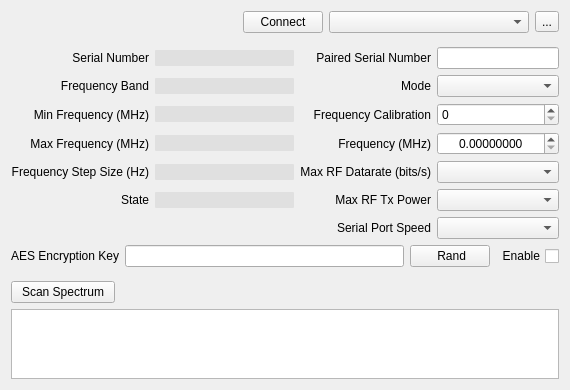
<?xml version="1.0" encoding="UTF-8"?>
<ui version="4.0">
 <class>PipXtremeWidget</class>
 <widget class="QWidget" name="PipXtremeWidget">
  <property name="geometry">
   <rect>
    <x>0</x>
    <y>0</y>
    <width>570</width>
    <height>381</height>
   </rect>
  </property>
  <property name="windowTitle">
   <string>Form</string>
  </property>
  <layout class="QVBoxLayout" name="verticalLayout">
   <item>
    <layout class="QHBoxLayout" name="horizontalLayout">
     <item>
      <spacer name="horizontalSpacer">
       <property name="orientation">
        <enum>Qt::Horizontal</enum>
       </property>
       <property name="sizeHint" stdset="0">
        <size>
         <width>40</width>
         <height>20</height>
        </size>
       </property>
      </spacer>
     </item>
     <item>
      <widget class="QPushButton" name="connectButton">
       <property name="enabled">
        <bool>true</bool>
       </property>
       <property name="mouseTracking">
        <bool>true</bool>
       </property>
       <property name="toolTip">
        <string>Tells the mainboard to go down
to bootloader mode.
(Only enabled if telemetry link is established, either
through serial or USB)</string>
       </property>
       <property name="text">
        <string> Connect </string>
       </property>
      </widget>
     </item>
     <item>
      <widget class="QComboBox" name="telemetryLink">
       <property name="minimumSize">
        <size>
         <width>200</width>
         <height>0</height>
        </size>
       </property>
       <property name="toolTip">
        <string>When telemetry is not connected, select the communication
method using this combo box.

You can use this to force a communication channel when doing
a &quot;Boot&quot; (button on the left). It is updated automatically when
halting a running board.</string>
       </property>
      </widget>
     </item>
     <item>
      <widget class="QToolButton" name="refreshPorts">
       <property name="toolTip">
        <string>Refresh the list of serial ports</string>
       </property>
       <property name="text">
        <string>...</string>
       </property>
      </widget>
     </item>
    </layout>
   </item>
   <item>
    <spacer name="verticalSpacer_2">
     <property name="orientation">
      <enum>Qt::Vertical</enum>
     </property>
     <property name="sizeType">
      <enum>QSizePolicy::Fixed</enum>
     </property>
     <property name="sizeHint" stdset="0">
      <size>
       <width>20</width>
       <height>8</height>
      </size>
     </property>
    </spacer>
   </item>
   <item>
    <layout class="QGridLayout" name="gridLayout">
     <item row="0" column="0">
      <widget class="QLabel" name="label_2">
       <property name="text">
        <string>Serial Number</string>
       </property>
       <property name="alignment">
        <set>Qt::AlignRight|Qt::AlignTrailing|Qt::AlignVCenter</set>
       </property>
      </widget>
     </item>
     <item row="0" column="1">
      <widget class="QLineEdit" name="lineEdit_SerialNumber">
       <property name="sizePolicy">
        <sizepolicy hsizetype="Preferred" vsizetype="Fixed">
         <horstretch>0</horstretch>
         <verstretch>0</verstretch>
        </sizepolicy>
       </property>
       <property name="maximumSize">
        <size>
         <width>16777215</width>
         <height>16777215</height>
        </size>
       </property>
       <property name="font">
        <font>
         <weight>75</weight>
         <italic>false</italic>
         <bold>true</bold>
        </font>
       </property>
       <property name="acceptDrops">
        <bool>false</bool>
       </property>
       <property name="styleSheet">
        <string notr="true">QLineEdit {
  border: none;
  border-radius: 1px;
  padding: 0 8px;
  background: rgba(0, 0, 0, 16);
/*  background: transparent; */
/*     selection-background-color: darkgray;*/
}</string>
       </property>
       <property name="frame">
        <bool>true</bool>
       </property>
       <property name="alignment">
        <set>Qt::AlignLeading|Qt::AlignLeft|Qt::AlignVCenter</set>
       </property>
       <property name="readOnly">
        <bool>true</bool>
       </property>
      </widget>
     </item>
     <item row="0" column="2">
      <widget class="QLabel" name="label">
       <property name="text">
        <string>Paired Serial Number</string>
       </property>
       <property name="alignment">
        <set>Qt::AlignRight|Qt::AlignTrailing|Qt::AlignVCenter</set>
       </property>
      </widget>
     </item>
     <item row="0" column="3">
      <widget class="QLineEdit" name="lineEdit_PairedSerialNumber">
       <property name="sizePolicy">
        <sizepolicy hsizetype="Preferred" vsizetype="Fixed">
         <horstretch>0</horstretch>
         <verstretch>0</verstretch>
        </sizepolicy>
       </property>
       <property name="maximumSize">
        <size>
         <width>16777215</width>
         <height>16777215</height>
        </size>
       </property>
       <property name="styleSheet">
        <string notr="true"/>
       </property>
       <property name="alignment">
        <set>Qt::AlignCenter</set>
       </property>
      </widget>
     </item>
     <item row="1" column="0">
      <widget class="QLabel" name="label_10">
       <property name="text">
        <string>Frequency Band</string>
       </property>
       <property name="alignment">
        <set>Qt::AlignRight|Qt::AlignTrailing|Qt::AlignVCenter</set>
       </property>
      </widget>
     </item>
     <item row="1" column="1">
      <widget class="QLineEdit" name="lineEdit_FrequencyBand">
       <property name="sizePolicy">
        <sizepolicy hsizetype="Preferred" vsizetype="Fixed">
         <horstretch>0</horstretch>
         <verstretch>0</verstretch>
        </sizepolicy>
       </property>
       <property name="maximumSize">
        <size>
         <width>16777215</width>
         <height>16777215</height>
        </size>
       </property>
       <property name="font">
        <font>
         <weight>75</weight>
         <bold>true</bold>
        </font>
       </property>
       <property name="styleSheet">
        <string notr="true">QLineEdit {
  border: none;
  border-radius: 1px;
  padding: 0 8px;
  background: rgba(0, 0, 0, 16);
/*  background: transparent; */
/*     selection-background-color: darkgray;*/
}</string>
       </property>
       <property name="alignment">
        <set>Qt::AlignLeading|Qt::AlignLeft|Qt::AlignVCenter</set>
       </property>
       <property name="readOnly">
        <bool>true</bool>
       </property>
      </widget>
     </item>
     <item row="2" column="0">
      <widget class="QLabel" name="label_3">
       <property name="text">
        <string>Min Frequency (MHz)</string>
       </property>
       <property name="alignment">
        <set>Qt::AlignRight|Qt::AlignTrailing|Qt::AlignVCenter</set>
       </property>
      </widget>
     </item>
     <item row="2" column="1">
      <widget class="QLineEdit" name="lineEdit_MinFrequency">
       <property name="sizePolicy">
        <sizepolicy hsizetype="Preferred" vsizetype="Fixed">
         <horstretch>0</horstretch>
         <verstretch>0</verstretch>
        </sizepolicy>
       </property>
       <property name="maximumSize">
        <size>
         <width>16777215</width>
         <height>16777215</height>
        </size>
       </property>
       <property name="font">
        <font>
         <weight>75</weight>
         <bold>true</bold>
        </font>
       </property>
       <property name="styleSheet">
        <string notr="true">QLineEdit {
  border: none;
  border-radius: 1px;
  padding: 0 8px;
  background: rgba(0, 0, 0, 16);
/*  background: transparent; */
/*     selection-background-color: darkgray;*/
}</string>
       </property>
       <property name="alignment">
        <set>Qt::AlignLeading|Qt::AlignLeft|Qt::AlignVCenter</set>
       </property>
       <property name="readOnly">
        <bool>true</bool>
       </property>
      </widget>
     </item>
     <item row="3" column="0">
      <widget class="QLabel" name="label_4">
       <property name="text">
        <string>Max Frequency (MHz)</string>
       </property>
       <property name="alignment">
        <set>Qt::AlignRight|Qt::AlignTrailing|Qt::AlignVCenter</set>
       </property>
      </widget>
     </item>
     <item row="3" column="1">
      <widget class="QLineEdit" name="lineEdit_MaxFrequency">
       <property name="sizePolicy">
        <sizepolicy hsizetype="Preferred" vsizetype="Fixed">
         <horstretch>0</horstretch>
         <verstretch>0</verstretch>
        </sizepolicy>
       </property>
       <property name="maximumSize">
        <size>
         <width>16777215</width>
         <height>16777215</height>
        </size>
       </property>
       <property name="font">
        <font>
         <weight>75</weight>
         <bold>true</bold>
        </font>
       </property>
       <property name="styleSheet">
        <string notr="true">QLineEdit {
  border: none;
  border-radius: 1px;
  padding: 0 8px;
  background: rgba(0, 0, 0, 16);
/*  background: transparent; */
/*     selection-background-color: darkgray;*/
}</string>
       </property>
       <property name="alignment">
        <set>Qt::AlignLeading|Qt::AlignLeft|Qt::AlignVCenter</set>
       </property>
       <property name="readOnly">
        <bool>true</bool>
       </property>
      </widget>
     </item>
     <item row="4" column="0">
      <widget class="QLabel" name="label_12">
       <property name="text">
        <string>Frequency Step Size (Hz)</string>
       </property>
       <property name="alignment">
        <set>Qt::AlignRight|Qt::AlignTrailing|Qt::AlignVCenter</set>
       </property>
      </widget>
     </item>
     <item row="4" column="1">
      <widget class="QLineEdit" name="lineEdit_FrequencyStepSize">
       <property name="sizePolicy">
        <sizepolicy hsizetype="Preferred" vsizetype="Fixed">
         <horstretch>0</horstretch>
         <verstretch>0</verstretch>
        </sizepolicy>
       </property>
       <property name="maximumSize">
        <size>
         <width>16777215</width>
         <height>16777215</height>
        </size>
       </property>
       <property name="font">
        <font>
         <weight>75</weight>
         <bold>true</bold>
        </font>
       </property>
       <property name="styleSheet">
        <string notr="true">QLineEdit {
  border: none;
  border-radius: 1px;
  padding: 0 8px;
  background: rgba(0, 0, 0, 16);
/*  background: transparent; */
/*     selection-background-color: darkgray;*/
}</string>
       </property>
       <property name="alignment">
        <set>Qt::AlignLeading|Qt::AlignLeft|Qt::AlignVCenter</set>
       </property>
       <property name="readOnly">
        <bool>true</bool>
       </property>
      </widget>
     </item>
     <item row="5" column="0">
      <widget class="QLabel" name="label_11">
       <property name="text">
        <string>State</string>
       </property>
       <property name="alignment">
        <set>Qt::AlignRight|Qt::AlignTrailing|Qt::AlignVCenter</set>
       </property>
      </widget>
     </item>
     <item row="5" column="1">
      <widget class="QLineEdit" name="lineEdit_State">
       <property name="sizePolicy">
        <sizepolicy hsizetype="Preferred" vsizetype="Fixed">
         <horstretch>0</horstretch>
         <verstretch>0</verstretch>
        </sizepolicy>
       </property>
       <property name="maximumSize">
        <size>
         <width>16777215</width>
         <height>16777215</height>
        </size>
       </property>
       <property name="font">
        <font>
         <weight>75</weight>
         <bold>true</bold>
        </font>
       </property>
       <property name="styleSheet">
        <string notr="true">QLineEdit {
  border: none;
  border-radius: 1px;
  padding: 0 8px;
  background: rgba(0, 0, 0, 16);
/*  background: transparent; */
/*     selection-background-color: darkgray;*/
}</string>
       </property>
       <property name="alignment">
        <set>Qt::AlignLeading|Qt::AlignLeft|Qt::AlignVCenter</set>
       </property>
       <property name="readOnly">
        <bool>true</bool>
       </property>
      </widget>
     </item>
     <item row="6" column="3">
      <widget class="QComboBox" name="comboBox_SerialPortSpeed">
       <property name="maximumSize">
        <size>
         <width>16777215</width>
         <height>16777215</height>
        </size>
       </property>
      </widget>
     </item>
     <item row="5" column="3">
      <widget class="QComboBox" name="comboBox_MaxRFTxPower">
       <property name="maximumSize">
        <size>
         <width>16777215</width>
         <height>16777215</height>
        </size>
       </property>
       <property name="layoutDirection">
        <enum>Qt::LeftToRight</enum>
       </property>
       <property name="modelColumn">
        <number>0</number>
       </property>
      </widget>
     </item>
     <item row="4" column="3">
      <widget class="QComboBox" name="comboBox_MaxRFBandwidth">
       <property name="maximumSize">
        <size>
         <width>16777215</width>
         <height>16777215</height>
        </size>
       </property>
      </widget>
     </item>
     <item row="3" column="3">
      <widget class="QDoubleSpinBox" name="doubleSpinBox_Frequency">
       <property name="sizePolicy">
        <sizepolicy hsizetype="Preferred" vsizetype="Fixed">
         <horstretch>0</horstretch>
         <verstretch>0</verstretch>
        </sizepolicy>
       </property>
       <property name="maximumSize">
        <size>
         <width>16777215</width>
         <height>16777215</height>
        </size>
       </property>
       <property name="alignment">
        <set>Qt::AlignCenter</set>
       </property>
       <property name="accelerated">
        <bool>true</bool>
       </property>
       <property name="decimals">
        <number>8</number>
       </property>
       <property name="minimum">
        <double>0.000000000000000</double>
       </property>
       <property name="maximum">
        <double>1000.000000000000000</double>
       </property>
       <property name="singleStep">
        <double>0.000001000000000</double>
       </property>
      </widget>
     </item>
     <item row="2" column="3">
      <widget class="QSpinBox" name="spinBox_FrequencyCalibration">
       <property name="sizePolicy">
        <sizepolicy hsizetype="Preferred" vsizetype="Fixed">
         <horstretch>0</horstretch>
         <verstretch>0</verstretch>
        </sizepolicy>
       </property>
       <property name="maximumSize">
        <size>
         <width>16777215</width>
         <height>16777215</height>
        </size>
       </property>
       <property name="accelerated">
        <bool>true</bool>
       </property>
       <property name="maximum">
        <number>255</number>
       </property>
      </widget>
     </item>
     <item row="6" column="2">
      <widget class="QLabel" name="label_8">
       <property name="text">
        <string>Serial Port Speed</string>
       </property>
       <property name="alignment">
        <set>Qt::AlignRight|Qt::AlignTrailing|Qt::AlignVCenter</set>
       </property>
      </widget>
     </item>
     <item row="5" column="2">
      <widget class="QLabel" name="label_7">
       <property name="text">
        <string>Max RF Tx Power</string>
       </property>
       <property name="alignment">
        <set>Qt::AlignRight|Qt::AlignTrailing|Qt::AlignVCenter</set>
       </property>
      </widget>
     </item>
     <item row="4" column="2">
      <widget class="QLabel" name="label_6">
       <property name="text">
        <string>Max RF Datarate (bits/s)</string>
       </property>
       <property name="alignment">
        <set>Qt::AlignRight|Qt::AlignTrailing|Qt::AlignVCenter</set>
       </property>
      </widget>
     </item>
     <item row="3" column="2">
      <widget class="QLabel" name="label_5">
       <property name="text">
        <string>Frequency (MHz)</string>
       </property>
       <property name="alignment">
        <set>Qt::AlignRight|Qt::AlignTrailing|Qt::AlignVCenter</set>
       </property>
      </widget>
     </item>
     <item row="2" column="2">
      <widget class="QLabel" name="label_13">
       <property name="text">
        <string>Frequency Calibration</string>
       </property>
       <property name="alignment">
        <set>Qt::AlignRight|Qt::AlignTrailing|Qt::AlignVCenter</set>
       </property>
      </widget>
     </item>
     <item row="1" column="2">
      <widget class="QLabel" name="label_14">
       <property name="text">
        <string>Mode</string>
       </property>
       <property name="alignment">
        <set>Qt::AlignRight|Qt::AlignTrailing|Qt::AlignVCenter</set>
       </property>
      </widget>
     </item>
     <item row="1" column="3">
      <widget class="QComboBox" name="comboBox_Mode">
       <property name="maximumSize">
        <size>
         <width>16777215</width>
         <height>16777215</height>
        </size>
       </property>
      </widget>
     </item>
    </layout>
   </item>
   <item>
    <layout class="QHBoxLayout" name="horizontalLayout_10">
     <item>
      <widget class="QLabel" name="label_9">
       <property name="text">
        <string>AES Encryption Key</string>
       </property>
       <property name="alignment">
        <set>Qt::AlignRight|Qt::AlignTrailing|Qt::AlignVCenter</set>
       </property>
      </widget>
     </item>
     <item>
      <widget class="QLineEdit" name="lineEdit_AESKey">
       <property name="toolTip">
        <string>The AES encryption key</string>
       </property>
       <property name="styleSheet">
        <string notr="true"/>
       </property>
       <property name="frame">
        <bool>true</bool>
       </property>
       <property name="alignment">
        <set>Qt::AlignCenter</set>
       </property>
      </widget>
     </item>
     <item>
      <widget class="QPushButton" name="pushButton_AESKeyRandom">
       <property name="sizePolicy">
        <sizepolicy hsizetype="Fixed" vsizetype="Fixed">
         <horstretch>0</horstretch>
         <verstretch>0</verstretch>
        </sizepolicy>
       </property>
       <property name="toolTip">
        <string>Radomise the AES encryption key</string>
       </property>
       <property name="text">
        <string> Rand</string>
       </property>
      </widget>
     </item>
     <item>
      <widget class="QCheckBox" name="checkBox_AESEnable">
       <property name="layoutDirection">
        <enum>Qt::RightToLeft</enum>
       </property>
       <property name="text">
        <string>Enable</string>
       </property>
      </widget>
     </item>
    </layout>
   </item>
   <item>
    <spacer name="verticalSpacer_3">
     <property name="orientation">
      <enum>Qt::Vertical</enum>
     </property>
     <property name="sizeType">
      <enum>QSizePolicy::Fixed</enum>
     </property>
     <property name="sizeHint" stdset="0">
      <size>
       <width>20</width>
       <height>8</height>
      </size>
     </property>
    </spacer>
   </item>
   <item>
    <layout class="QHBoxLayout" name="horizontalLayout_11">
     <item>
      <widget class="QPushButton" name="pushButton_ScanSpectrum">
       <property name="toolTip">
        <string>Scan whole band</string>
       </property>
       <property name="text">
        <string>  Scan Spectrum  </string>
       </property>
      </widget>
     </item>
     <item>
      <spacer name="horizontalSpacer_8">
       <property name="orientation">
        <enum>Qt::Horizontal</enum>
       </property>
       <property name="sizeHint" stdset="0">
        <size>
         <width>40</width>
         <height>20</height>
        </size>
       </property>
      </spacer>
     </item>
    </layout>
   </item>
   <item>
    <layout class="QHBoxLayout" name="horizontalLayout_12">
     <item>
      <widget class="QGraphicsView" name="graphicsView_Spectrum">
       <property name="backgroundBrush">
        <brush brushstyle="NoBrush">
         <color alpha="255">
          <red>0</red>
          <green>0</green>
          <blue>0</blue>
         </color>
        </brush>
       </property>
       <property name="foregroundBrush">
        <brush brushstyle="NoBrush">
         <color alpha="255">
          <red>0</red>
          <green>0</green>
          <blue>0</blue>
         </color>
        </brush>
       </property>
       <property name="interactive">
        <bool>true</bool>
       </property>
      </widget>
     </item>
    </layout>
   </item>
  </layout>
 </widget>
 <resources/>
 <connections/>
</ui>
